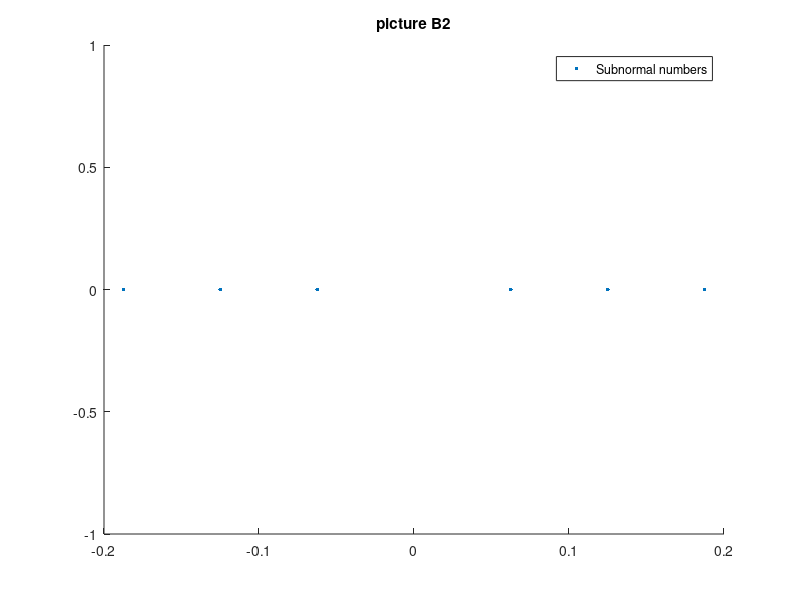

Write the MATLAB code that produced this figure.
x_2=[-0.1875, -0.125, -0.0625, 0.0625, 0.125, 0.1875 ]';
y_2=zeros(6,1);
scatter(x_2,y_2,7,'filled','blue');
legend('Subnormal numbers');
title('picture B2');
